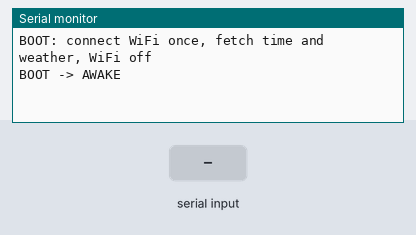
Simulated run of this sketch. Board: ESP32. On the bench: the last lines printed to the serial monitor. The test bench sets the inputs (shaded band).

Above: at 1.7 s.
1.8 s: "h" received over Serial
At 3.0 s:
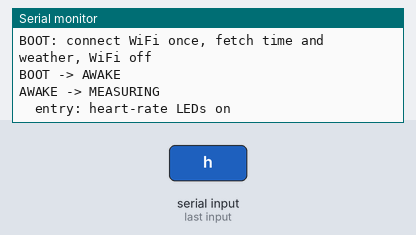
3.3 s: "r" received over Serial
At 4.3 s:
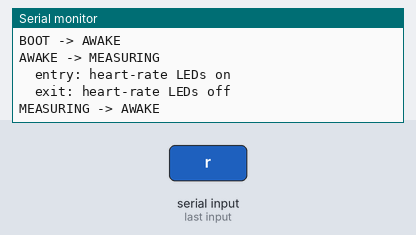

Measured:
- after the input at 1.8 s, the serial monitor: prints a new line at once (image 1)
- after the input at 3.3 s, the serial monitor: prints a new line at once (image 2)

The sketch:

D1-state-machine.ino
```cpp
// D1 — The esp_watch state diagram, transcribed into code.
// Events are typed into the Serial Monitor so it runs on any ESP32 or in Wokwi:
//   b = button press, h = request heart rate, r = heart-rate result
// Every case below matches one box in the diagram; every "enter(...)" call
// matches one arrow.

enum class State { Boot, Awake, Measuring, Asleep };

const unsigned long SCREEN_TIMEOUT_MS = 30000;   // 30 s with no input

State state = State::Boot;
unsigned long lastInput = 0;

const char *name(State s) {
  switch (s) {
    case State::Boot:      return "BOOT";
    case State::Awake:     return "AWAKE";
    case State::Measuring: return "MEASURING";
    case State::Asleep:    return "ASLEEP";
  }
  return "?";
}

void enter(State next) {
  // Exit actions
  if (state == State::Measuring) Serial.println("  exit: heart-rate LEDs off");
  if (state == State::Asleep)    Serial.println("  exit: display on");

  Serial.printf("%s -> %s\n", name(state), name(next));
  state = next;
  lastInput = millis();

  // Entry actions
  if (state == State::Measuring) Serial.println("  entry: heart-rate LEDs on");
  if (state == State::Asleep)    Serial.println("  entry: display off");
}

void setup() {
  Serial.begin(115200);
  delay(500);
  Serial.println("BOOT: connect WiFi once, fetch time and weather, WiFi off");
  enter(State::Awake);   // event: done
}

void loop() {
  int c = Serial.available() ? Serial.read() : -1;

  switch (state) {
    case State::Boot:
      break;  // left in setup()
    case State::Awake:
      if (c == 'h') enter(State::Measuring);
      else if (c == 'b') lastInput = millis();          // stays AWAKE, timer restarts
      else if (millis() - lastInput >= SCREEN_TIMEOUT_MS) enter(State::Asleep);
      break;
    case State::Measuring:
      if (c == 'r') enter(State::Awake);                // result / abort
      break;
    case State::Asleep:
      if (c == 'b') enter(State::Awake);                // button
      break;
  }
}
```
